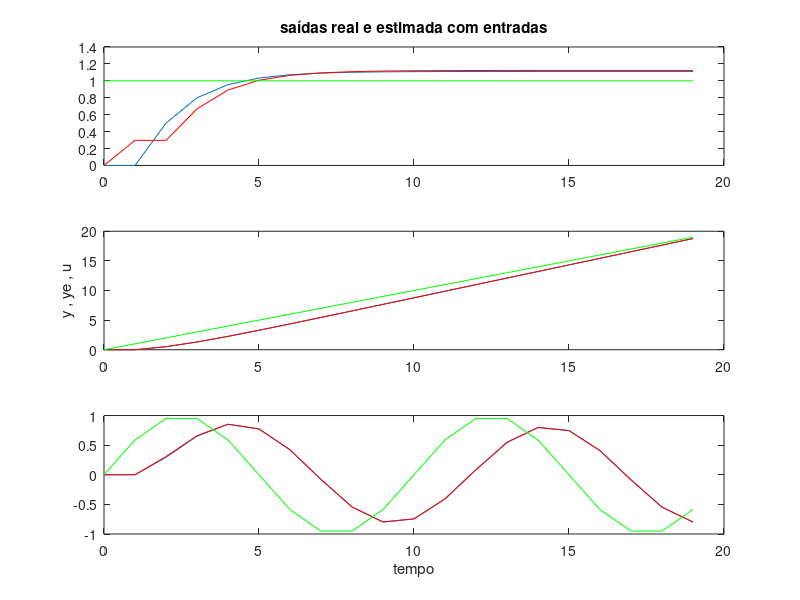

Source code (MATLAB):
%cap5problemas
%Ch5.P1
nit=input(' Quantas iterações? ');
%nit=nit+1;

u=[1;-1;-1;1;-1;1];
y=[2.15;-1.94;-2.05;1.98;-2.10;2.10];
teta=0;

t=1:nit;
Y=[];fi=[];
for k=1:nit;
    Y=[Y;y(k)];
    fi=[fi;u(k)];
end

teta=inv(fi'*fi)*fi'*Y;

for t=1:nit;
    ye(t)=teta*u(t);
end

plot(Y);
hold on
plot(ye,'r');
xlabel('amostras');
ylabel('y , ye');
legend('y','ye');

%% Ch5.P2
%nit=input(' Quantas iterações? ');
%nit=nit+1;

u=[1.197;-1.830;-0.420;-0.5721;-0.287;0.435;-1.404;0.193; ...
    -1.771;0.701;-0.389;-1.040;-1.256;0.966];
y=[0;0.239;-0.486;0.159;0.194;0.0039;0.0067;-0.315;0.196; ...
   -0.452;0.366;-0.261;-0.077;-0.212];
% teta=[0;0];
nit=length(u);

%t=1:nit;
Y=0;fi=[0 0];
for k=2:nit;
    Y=[Y;y(k)];
    fi=[fi;-y(k-1) u(k-1)];
end

teta=inv(fi'*fi)*fi'*Y;
a1=teta(1);b0=teta(2);
ye(1)=0;

for t=2:nit;
    ye(t)=-a1*y(t-1)+b0*u(t-1);
end

plot(Y);
hold on
plot(ye,'r');
xlabel('amostras');
ylabel('y , ye');
legend('y','ye');

%% Coelho Ch5.P3

t=0:10;

u=[0;1;-1;1;1;1;-1;-1;0;0;0];
y=[0;1.1;-0.2;0.1;0.9;1;0.1;-1.1;-0.8;-0.1;0];

Y=0;fi=[0 0];

for k=2:11;
    
    Y=[Y;y(k)];
    fi=[fi;u(k) u(k-1)];
    
end

teta=inv(fi'*fi)*fi'*Y;
b0=teta(1);b1=teta(2);

ye=zeros(11,1);

for k=2:11;
    ye(k)=b0*u(k)+b1*u(k-1);
end

plot(t,y,t,ye);
xlabel('tempo');
ylabel('y , ye');
legend('y','ye');


%% Coelho Ch5.P5

t=0:19;

u1=ones(20,1);                      % entradas
u2=t';
u3=sin(pi*t/5)';

y1=zeros(20,1); y2=y1; y3=y1;       % saídas

for n=3:20;

y1(n)=0.6*y1(n-1)-0.05*y1(n-2)+0.5*u1(n-1);
y2(n)=0.6*y2(n-1)-0.05*y2(n-2)+0.5*u2(n-1);
y3(n)=0.6*y3(n-1)-0.05*y3(n-2)+0.5*u3(n-1);

end

fi1=[0 0];
fi2=[0 0];
fi3=[0 0];

for k=2:20;
    
    fi1=[fi1;-y1(k-1) u1(k-1)];
    fi2=[fi2;-y2(k-1) u2(k-1)];
    fi3=[fi3;-y3(k-1) u3(k-1)];
    
end

teta1=inv(fi1'*fi1)*fi1'*y1;
teta2=inv(fi2'*fi2)*fi2'*y2;
teta3=inv(fi3'*fi3)*fi3'*y3;

ye1=fi1*teta1;
ye2=fi2*teta2;
ye3=fi3*teta3;



subplot(3,1,1)
plot(t,y1,t,ye1,'r',t,u1,'g');
title('saídas real e estimada com entradas');

subplot(3,1,2)
plot(t,y2,t,ye2,'r',t,u2,'g');
ylabel('y , ye , u');

subplot(3,1,3)
plot(t,y3,t,ye3,'r',t,u3,'g');
xlabel('tempo');
